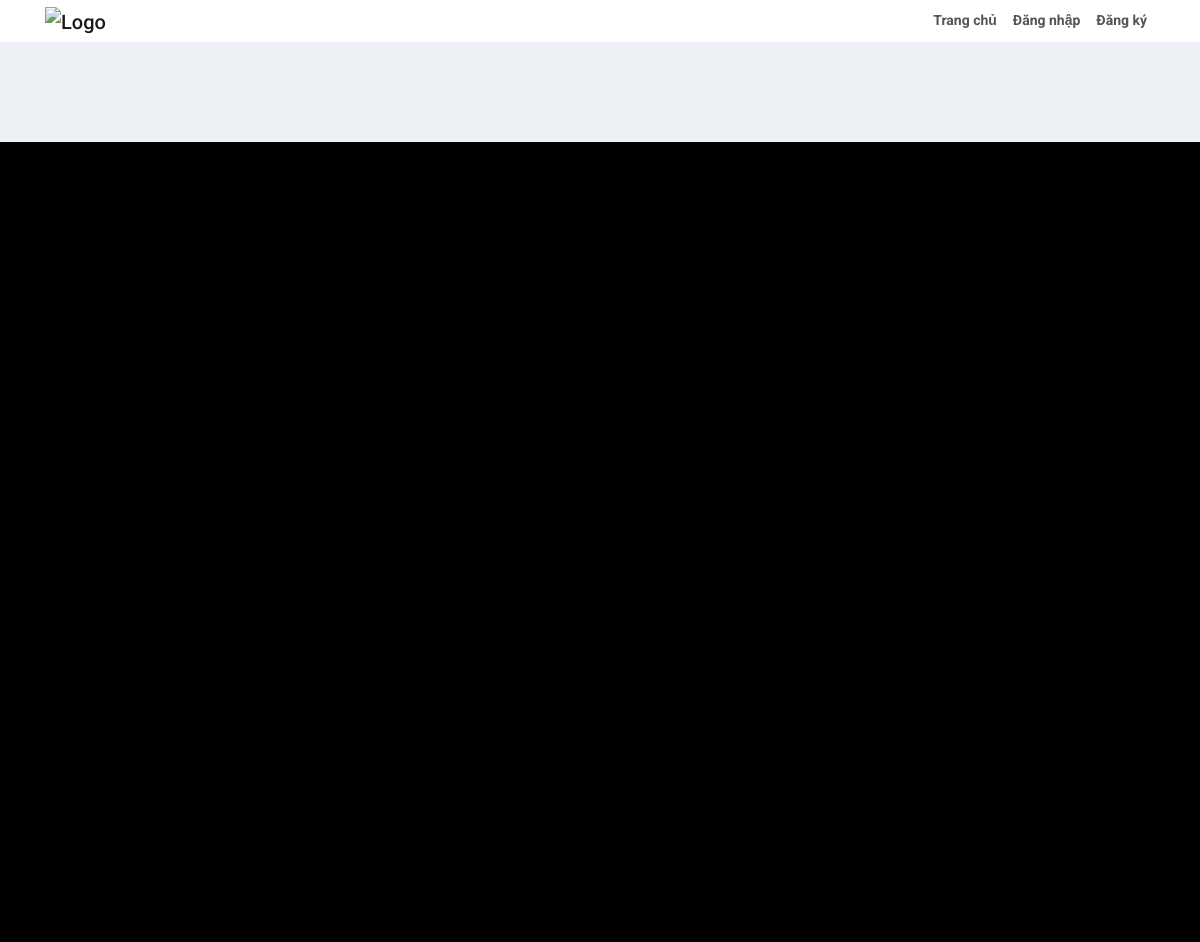
Before: /newfeed/ with the older database file.
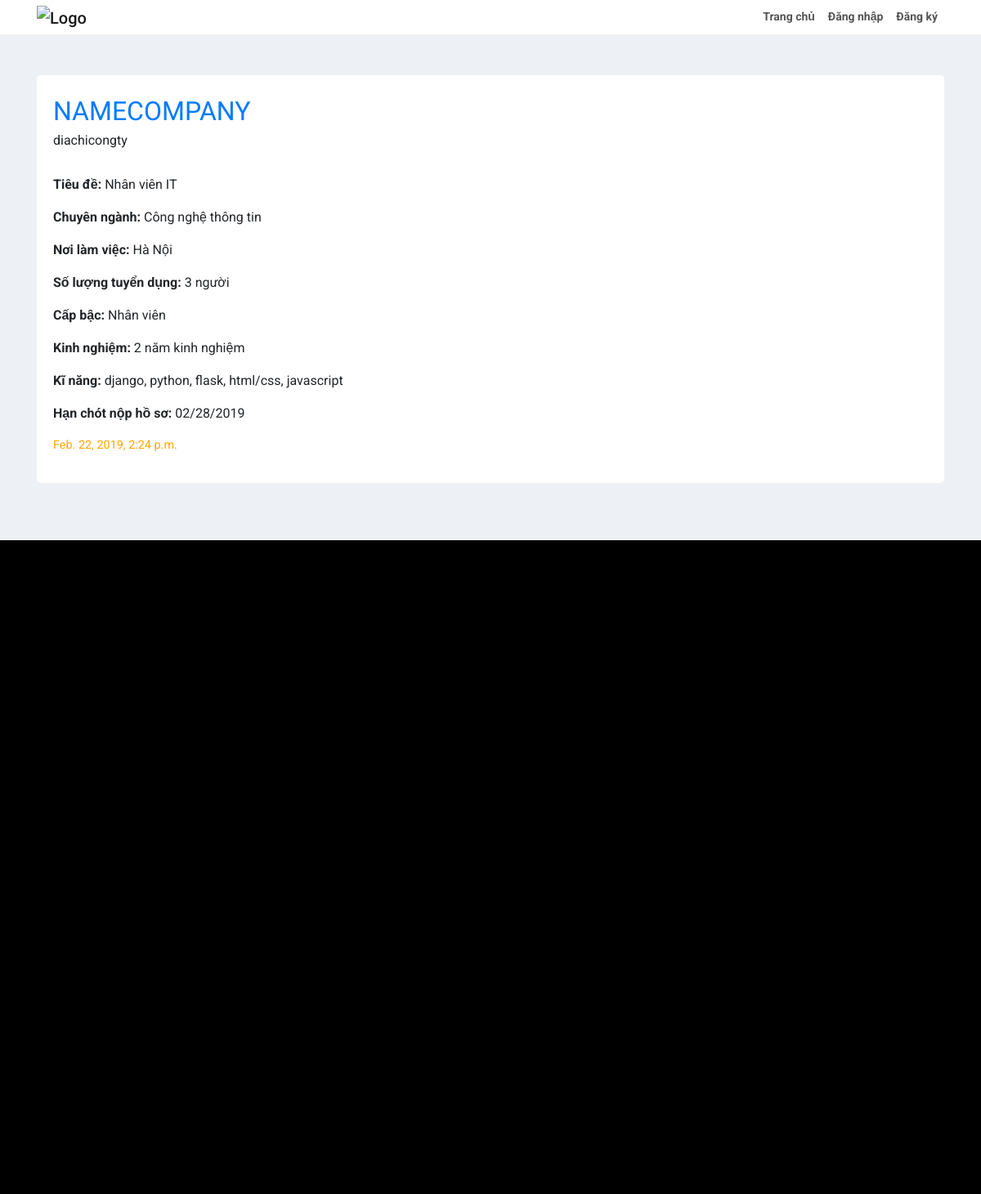
After: the same page with the newer database file.
### app/models.py (models this page shows, shortened)
class InfomationEnterprise(models.Model):
    username = models.CharField(max_length=100) # Tên tài khoản
    company = models.CharField(max_length=200)  # Tên công ty
    local = models.CharField(max_length=200) # Địa chỉ
    email = models.EmailField() # Email
    contact = models.CharField(max_length=100) # Số điện thoại
    website = models.CharField(max_length=500)
    option = [
        ('Dưới 10 nhân viên','Dưới 10 nhân viên'),
        ('Từ 10-49 nhân viên','Từ 10-49 nhân viên'),
        ('Từ 50-99 nhân viên','Từ 50-99 nhân viên'),
        ('Từ 100-499 nhân viên','Từ 100-499 nhân viên'),
        ('Từ 500-1000 nhân viên','Từ 500-1000 nhân viên'),
        ('Trên 1000 nhân viên','Trên 1000 nhân viên'),
    ]
    select = models.CharField(max_length=100,choices=option) # Số nhân viên trong công ty
    describe = models.TextField()
    def __str__(self):
        return self.username

class Post(models.Model):
    username = models.ForeignKey(InfomationEnterprise, on_delete=models.CASCADE)
    title = models.CharField(max_length=100)
    speciality = models.CharField(max_length=200) # Chuyên ngành
    list_workplance = [
        ('Hà Nội', 'Hà Nội'),
        ('Hồ Chí Minh', 'Hồ Chí Minh'),
        ('Bình Dương', 'Bình Dương'),
        ('Bắc Ninh', 'Bắc Ninh'),
        ('Đồng Nai', 'Đồng Nai'),
        ('Hưng Yên', 'Hưng Yên'),
        ('Hải Dương', 'Hải Dương'),
        ('Đà Nẵng', 'Đà Nẵng'),
        ('Hải Phòng', 'Hải Phòng'),
    ]
    workplace = models.CharField(max_length=100,choices=list_workplance) # Nơi làm việc
    amount = models.CharField(max_length=100) # Số lượng tuyển dụng
    rank = models.CharField(max_length=100) # Cấp bậc tuyển dụng
    list_worktime = [
        ('Toàn thời gian','Toàn thời gian'),
        ('Bán thời gian','Bán thời gian'),
        ('Thực tập','Thực tập'),
    ]
    worktime = models.CharField(max_length=1, choices=list_worktime) # Thời gian tuyển dụng
    list_sex = [
        ('Nam','Nam'),
        ('Nữ','Nữ'),
        ('Nam/Nữ','Nam/Nữ')
    ]
    sex = models.CharField(max_length=100, choices=list_sex)
    exp = models.CharField(max_length=200)
    salary = models.CharField(max_length=100)
    deadline = models.CharField(max_length=100) # Hạn chót nộp hồ sơ
    name = models.CharField(max_length=100) # Tên người đăng tin
    email = models.EmailField()
    contact = models.CharField(max_length=100)
    des_of_company = models.TextField(max_length=255,blank=True) # Mô tả về công ty
    describe = models.TextField() # Mô tả về công việc
    require = models.TextField() # Yêu cầu
    benefit = models.TextField(default='') # Quyền lợi của ứng viên
    skill = models.CharField(max_length=100)
    time = models.DateTimeField(auto_now_add=True)

### app/views.py (the view)
# urls.py: url('newfeed/', views.newfeed, name="newfeed"),
def newfeed(request):
    info = InfomationEnterprise.objects.all()
    post = Post.objects.all().order_by('-time')
    return render(request, 'pages/newfeed.html', {'info':info, 'post':post})

### app/templates/pages/newfeed.html (shortened to what this page needs)
<!DOCTYPE html>
<html lang="en">
<head>
    {% load staticfiles %}
    <link rel="stylesheet" href="{% static 'css/bootstrap.min.css' %}">
    <link rel="stylesheet" href="{% static 'css/fontawesome.min.css' %}">
    <link rel="stylesheet" href="{% static 'css/select2.min.css' %}">
    <link rel="stylesheet" href="{% static 'css/bootstrap-datepicker.min.css' %}">
    <link rel="stylesheet" href="{% static 'css/main.css' %}">
</head>
<body>
    <header id="header" class="header">
        <div class="container">
            <div class="row">
                <div class="col-md-12">
                    <nav class="navbar navbar-expand-sm navbar-light justify-content-between">
                        <div class="header-logo">
                            <div class="img-logo">
                                <a class="navbar-brand" href="#"><img src="" alt="Logo"></a>
                            </div>
                        </div>
                        <div class="collapse navbar-collapse" id="navbars">
                            <ul class="navbar-nav ml-auto ">
                                {% if user.username %}
                                <li class="nav-item ">
                                    <a class="nav-link" href="{% url 'home' %}">Trang chủ</a>
                                </li>
                                <li class="nav-item ">
                                    <a class="nav-link" href="{% url 'infoform' %}">Khai báo thông tin</a>
                                </li>
                                <li class="nav-item dropdown active">
                                    <a class="nav-link dropdown-toggle" href="#" data-toggle="dropdown" role="button" aria-haspopup="true" aria-expanded="true">Tin tuyển dụng</a>
                                    <ul class="dropdown-menu dropdown-menu-right">
                                        <li><a href="{% url 'post' %}">Đăng tin tuyển dụng</a></li>
                                        <li class="active"><a href="{% url 'newfeed' %}">Danh sách tin tuyển dụng</a></li>
                                    </ul>
                                </li>
                                <li class="nav-item dropdown">
                                    <a class="nav-link dropdown-toggle" href="#" data-toggle="dropdown" role="button" aria-haspopup="true" aria-expanded="true">Tài khoản</a>
                                    <ul class="dropdown-menu dropdown-menu-right">
                                        <li class="">
                                            <a class="dropdown-info" href="{% url 'listpost' %}"><i><span class="text-primary">{{user.username}}</span></i></a>
                                        </li>
                                        <li role="separator" class="dropdown-divider"></li>
                                        <li role="separator" class="dropdown-divider"></li>
                                        <li><a href="">Thoát</a></li>
                                    </ul>
                                </li>
                                {% else %}
                                <li class="nav-item ">
                                    <a class="nav-link" href="{% url 'home' %}">Trang chủ</a>
                                </li>
                                <li class="nav-item ">
                                    <a class="nav-link" href="{% url 'signin' %}">Đăng nhập</a>
                                </li>
                                <li class="nav-item ">
                                    <a class="nav-link" href="{% url 'signup' %}">Đăng ký</a>
                                </li>
                                {% endif %}
                            </ul>
                        </div>
                    </nav>
                </div>
            </div>
        </div>
    </header>
    <main id="main" class="main">
        <div class="container">
            {% for post in post %}
            {% for info in info %}
            {% if info.username|stringformat:"s" == post.username|stringformat:"s" %}
            <div class="post" style="background-color:white; padding:20px; margin-bottom:20px; border-radius:5px;">
                <p style="color:blue; font-size:2em; text-transform:uppercase; margin:0; padding:0;"><a href="{% url 'singlepost' post.id %}">{{info.company}}</a></p>
                <p style="font-size:1em; margin-bottom:30px">{{info.local}}</p>
            {% endif %}
            {% endfor %}
                <p><strong>Tiêu đề: </strong>{{post.title}}</p>
                <p><strong>Chuyên ngành: </strong>{{post.speciality}}</p>
                <p><strong>Nơi làm việc: </strong>{{post.workplace}}</p>
                <p><strong>Số lượng tuyển dụng: </strong>{{post.amount}} người</p>
                <p><strong>Cấp bậc: </strong>{{post.rank}}</p>
                <p><strong>Kinh nghiệm: </strong>{{post.exp}}</p>
                <p><strong>Kĩ năng: </strong>{{post.skill}}</p>
                <p><strong>Hạn chót nộp hồ sơ: </strong>{{post.deadline}}</p>
                <p style="font-size:.9em; color:orange">{{post.time}}</p>
            </div>
            {% endfor %}
        </div>
    </main>
    <footer id="footer" class="footer" style="height: 800px; background: #000;">
    </footer>
</body>
</html>

### app/static/css/main.css (style rules this page uses)
button,p { outline:0!important }
img { max-width:100% }
body,html { font-family:Roboto,sans-serif }
body { overflow-y:auto;overflow-x:hidden }
#header { background:#fff;font-weight:500 }
#header .navbar { padding:0 }
#header .navbar #navbars .navbar-nav .nav-item .nav-link { padding:10px 0;font-size:14px;color:#555;font-weight:700;position:relative }
#header .navbar #navbars .navbar-nav .nav-item .nav-link:before { content:"";position:absolute;top:0;left:50%;transform:translateX(-50%);width:0;height:3px;background:#00bcd4;opacity:0;transition:all .5s ease }
#main { padding-top:50px;padding-bottom:50px;background:#edf1f5 }
@media (min-width:576px) { .navbar-expand-sm .navbar-nav .nav-link { margin-right:.5rem;margin-left:.5rem } }
#main .post { position:relative }

Changed rows visible on the page:
added Post: title "Nhân viên IT", speciality "Công nghệ thông tin", workplace "Hà Nội", amount "3", rank "Nhân viên", exp "2 năm kinh nghiệm", skill "django, python, flask, html/css, javascript", deadline "02/28/2019", time "Feb. 22, 2019, 2:24 p.m."
added InfomationEnterprise: company "NAMECOMPANY", local "diachicongty"
